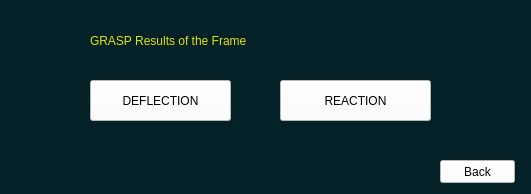
<?xml version="1.0" encoding="UTF-8"?>
<ui version="4.0">
 <class>Form</class>
 <widget class="QWidget" name="Form">
  <property name="geometry">
   <rect>
    <x>0</x>
    <y>0</y>
    <width>531</width>
    <height>194</height>
   </rect>
  </property>
  <property name="minimumSize">
   <size>
    <width>0</width>
    <height>0</height>
   </size>
  </property>
  <property name="maximumSize">
   <size>
    <width>16777215</width>
    <height>16777215</height>
   </size>
  </property>
  <property name="windowTitle">
   <string>GRASP Result</string>
  </property>
  <property name="windowIcon">
   <iconset>
    <normaloff>images/icon.PNG</normaloff>images/icon.PNG</iconset>
  </property>
  <property name="styleSheet">
   <string notr="true">background-color: rgb(4, 33, 39);</string>
  </property>
  <widget class="QLabel" name="label_6">
   <property name="geometry">
    <rect>
     <x>90</x>
     <y>20</y>
     <width>341</width>
     <height>41</height>
    </rect>
   </property>
   <property name="styleSheet">
    <string notr="true">color: rgb(226, 226, 0);
font: 75 18pt &quot;Consolas&quot;;</string>
   </property>
   <property name="text">
    <string>GRASP Results of the Frame</string>
   </property>
  </widget>
  <widget class="QPushButton" name="pushButton">
   <property name="geometry">
    <rect>
     <x>90</x>
     <y>80</y>
     <width>141</width>
     <height>41</height>
    </rect>
   </property>
   <property name="styleSheet">
    <string notr="true">color: rgb(0, 0, 0);
background-color: rgb(255, 255, 255);
font: 12pt &quot;Consolas&quot;;</string>
   </property>
   <property name="text">
    <string>DEFLECTION</string>
   </property>
  </widget>
  <widget class="QPushButton" name="pushButton_2">
   <property name="geometry">
    <rect>
     <x>280</x>
     <y>80</y>
     <width>151</width>
     <height>41</height>
    </rect>
   </property>
   <property name="styleSheet">
    <string notr="true">color: rgb(0, 0, 0);
background-color: rgb(255, 255, 255);
font: 12pt &quot;Consolas&quot;;</string>
   </property>
   <property name="text">
    <string>REACTION</string>
   </property>
  </widget>
  <widget class="QPushButton" name="pushButton_3">
   <property name="geometry">
    <rect>
     <x>440</x>
     <y>160</y>
     <width>75</width>
     <height>23</height>
    </rect>
   </property>
   <property name="styleSheet">
    <string notr="true">color: rgb(0, 0, 0);
background-color: rgb(255, 255, 255);
font: 9pt &quot;Consolas&quot;;</string>
   </property>
   <property name="text">
    <string>Back</string>
   </property>
  </widget>
 </widget>
 <resources/>
 <connections/>
</ui>
